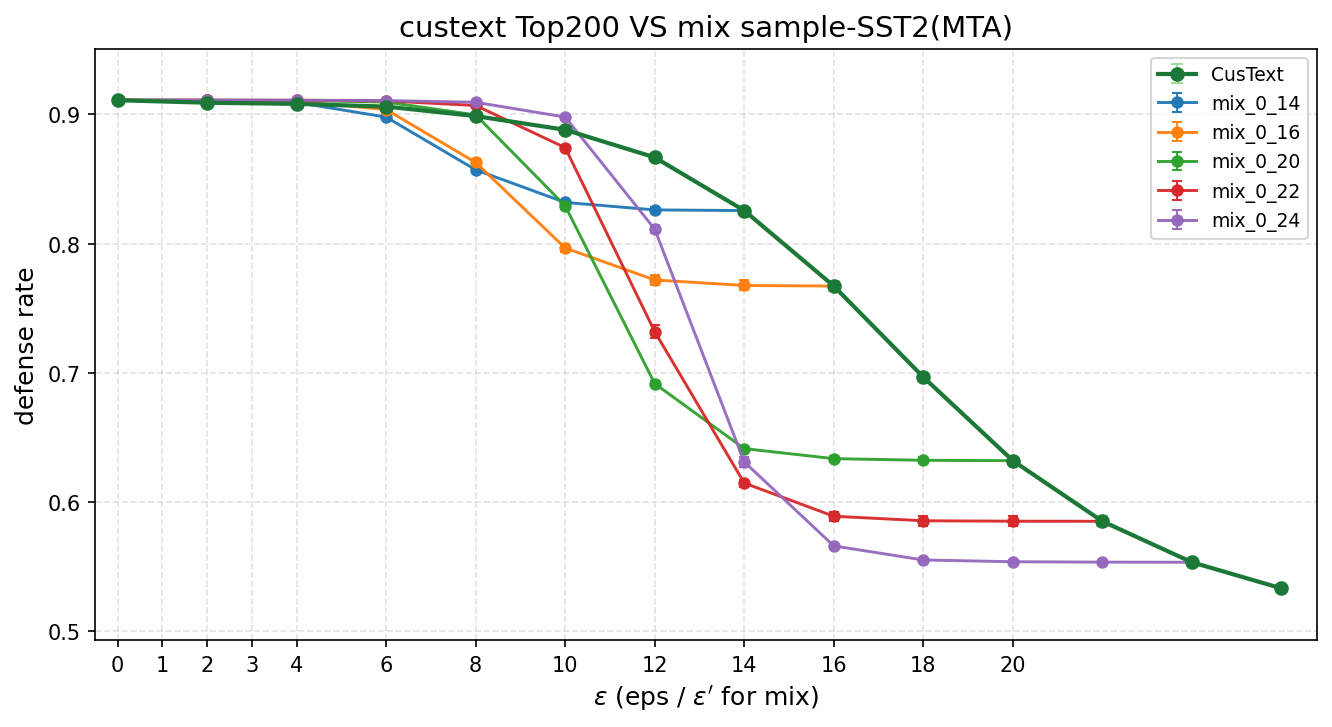

This chart was generated by the following Python code:
#!/usr/bin/env python3
# -*- coding: utf-8 -*-
"""
Custext（单 eps 脱敏）与 mix sample amplification 的 defense rate 对比图。

- 横轴：ε（CusText 用汇总表中的 eps；mix 用 eps_prime）
- 纵轴：defense rate（CusText 用「平均值」列；mix 用 defense_rate_mean）
- CusText：attack_results/attack_summary_by_eps.csv（aggregate_attack_summary_by_eps.py 产出）
- Mix：attack_results_mixed/mix_*/attack_summary_by_eps_prime.csv（可多组）
- 横轴主刻度固定为 0,1,2,3,4,6,8,10,12,14,16,18,20（无 5）；若有 no sanitized 点则右侧追加 ∞

用法:
  python3 plot_custext_vs_mix_sample.py
  python3 plot_custext_vs_mix_sample.py --out ./attack_results_mixed/plot_custext_vs_mix_sample.png
"""

import argparse
import math
import os
import re
from pathlib import Path
from typing import List, Optional

import matplotlib.pyplot as plt
import numpy as np
import pandas as pd


def _is_inf_eps(series: pd.Series) -> pd.Series:
    s = series.astype(str).str.strip().str.lower()
    mask_str = s.isin(["inf", "infinity"])
    num = pd.to_numeric(series, errors="coerce")
    arr = num.to_numpy(dtype=float, na_value=np.nan)
    mask_num = np.isinf(arr)
    return pd.Series(mask_str.to_numpy() | mask_num, index=series.index)


def _fmt_eps_num(x: float) -> str:
    if abs(x - round(x)) < 1e-9:
        return str(int(round(x)))
    return str(x)


def mix_folder_to_label(folder_name: str) -> str:
    """mix_0.0_14.0 -> mix_0_14（整数端点用整数显示）。"""
    m = re.match(r"^mix_([\d.]+)_([\d.]+)$", folder_name)
    if not m:
        return folder_name
    lo, hi = float(m.group(1)), float(m.group(2))
    return f"mix_{_fmt_eps_num(lo)}_{_fmt_eps_num(hi)}"


def discover_mix_csvs(mixed_root: Path) -> List[Path]:
    paths = sorted(mixed_root.glob("mix_*/attack_summary_by_eps_prime.csv"))
    return [p for p in paths if p.is_file()]


# 横轴主刻度：0,1,2,3,4,6,8,...,20（无 5）；不含 step=5 的默认刻度
DEFAULT_FINITE_XTICKS = (0, 1, 2, 3, 4, 6, 8, 10, 12, 14, 16, 18, 20)


def main():
    root = Path(os.path.dirname(os.path.abspath(__file__)))
    parser = argparse.ArgumentParser(description="Custext vs mix sample: defense rate vs eps")
    parser.add_argument(
        "--custext",
        type=str,
        default=str(root / "attack_results" / "attack_summary_by_eps.csv"),
        help="CusText 按 eps 汇总 CSV（含 eps, 平均值, 标准差）",
    )
    parser.add_argument(
        "--mixed-root",
        type=str,
        default=str(root / "attack_results_mixed"),
        help="含 mix_* 子目录的根路径",
    )
    parser.add_argument(
        "--mix-csv",
        type=str,
        nargs="*",
        default=None,
        help="显式指定若干 attack_summary_by_eps_prime.csv；默认自动扫描 mixed-root 下各 mix_*",
    )
    parser.add_argument(
        "--out",
        type=str,
        default=str(root / "plot_custext_vs_mix_sample_MTA.png"),
        help="输出图片路径",
    )
    parser.add_argument("--no-errorbar", action="store_true", help="不画标准差误差棒")
    args = parser.parse_args()

    custext_path = Path(args.custext).resolve()
    if not custext_path.is_file():
        raise SystemExit(f"未找到 CusText 汇总文件: {custext_path}")

    df_c = pd.read_csv(custext_path)
    req = {"eps", "平均值", "标准差"}
    if not req.issubset(df_c.columns):
        raise SystemExit(f"CusText CSV 需包含列: {req}")

    inf_m = _is_inf_eps(df_c["eps"])
    df_cf = df_c[~inf_m].copy()
    df_ci = df_c[inf_m].copy()

    mixed_root = Path(args.mixed_root).resolve()
    if args.mix_csv:
        mix_paths = [Path(p).resolve() for p in args.mix_csv]
    else:
        mix_paths = discover_mix_csvs(mixed_root)
    if not mix_paths:
        raise SystemExit(f"未找到 mix 汇总 CSV（{mixed_root}/mix_*/attack_summary_by_eps_prime.csv）")

    fig, ax = plt.subplots(figsize=(9, 5))

    max_x = 0.0
    x_inf_plot: Optional[float] = None
    color_custext = "#1b7837"
    color_inf = "#762a83"

    if len(df_cf) > 0:
        eps = df_cf["eps"].astype(float).values
        y = df_cf["平均值"].astype(float).values
        yerr = df_cf["标准差"].astype(float).values
        max_x = max(max_x, float(np.nanmax(eps)))
        if not args.no_errorbar:
            ax.errorbar(
                eps,
                y,
                yerr=yerr,
                fmt="o-",
                capsize=3,
                markersize=6,
                linewidth=2.0,
                color=color_custext,
                ecolor="#a6dba0",
                elinewidth=1,
                label="CusText",
                zorder=4,
            )
        else:
            ax.plot(eps, y, "o-", markersize=6, linewidth=2.0, color=color_custext, label="CusText", zorder=4)

    if len(df_ci) > 0:
        row = df_ci.iloc[0]
        yb = float(row["平均值"])
        yerr_b = float(row["标准差"])
        if math.isnan(yerr_b):
            yerr_b = 0.0
        x_inf = max_x + 2.0 if max_x > 0 else 2.0
        x_inf_plot = x_inf
        if not args.no_errorbar and yerr_b > 0:
            ax.errorbar(
                [x_inf],
                [yb],
                yerr=[yerr_b],
                fmt="s",
                capsize=4,
                markersize=7,
                color=color_inf,
                ecolor="#c2a5cf",
                elinewidth=1.2,
                label="no sanitized",
                zorder=5,
            )
        else:
            ax.scatter(
                [x_inf],
                [yb],
                s=70,
                marker="s",
                color=color_inf,
                edgecolors="white",
                linewidths=0.8,
                zorder=5,
                label="no sanitized",
            )
        max_x = max(max_x, x_inf)

    cmap = plt.get_cmap("tab10")
    for i, csv_path in enumerate(mix_paths):
        if not csv_path.is_file():
            raise SystemExit(f"文件不存在: {csv_path}")
        dm = pd.read_csv(csv_path)
        need = {"eps_prime", "defense_rate_mean", "defense_rate_std"}
        if not need.issubset(dm.columns):
            raise SystemExit(f"{csv_path} 需包含列: {need}")
        folder = csv_path.parent.name
        label = mix_folder_to_label(folder)
        xp = dm["eps_prime"].astype(float).values
        yp = dm["defense_rate_mean"].astype(float).values
        err = dm["defense_rate_std"].astype(float).values
        max_x = max(max_x, float(np.nanmax(xp)) if len(xp) else 0.0)
        c = cmap(i % 10)
        if not args.no_errorbar:
            ax.errorbar(
                xp,
                yp,
                yerr=err,
                fmt="o-",
                capsize=2.5,
                markersize=5,
                linewidth=1.4,
                color=c,
                ecolor=c,
                alpha=0.95,
                elinewidth=0.9,
                label=label,
                zorder=3,
            )
        else:
            ax.plot(xp, yp, "o-", markersize=5, linewidth=1.4, color=c, label=label, zorder=3)

    ax.set_xlabel(r"$\epsilon$ (eps / $\epsilon'$ for mix)", fontsize=12)
    ax.set_ylabel("defense rate", fontsize=12)
    ax.set_title("custext Top200 VS mix sample-SST2(MTA)", fontsize=14)
    ax.grid(True, linestyle="--", alpha=0.35)
    ax.legend(loc="best", fontsize=9)

    all_y: List[float] = []
    if len(df_cf) > 0:
        all_y.extend(df_cf["平均值"].astype(float).tolist())
    if len(df_ci) > 0:
        all_y.append(float(df_ci.iloc[0]["平均值"]))
    for csv_path in mix_paths:
        dm = pd.read_csv(csv_path)
        all_y.extend(dm["defense_rate_mean"].astype(float).tolist())

    if all_y:
        lo = max(0.0, float(np.min(all_y)) - 0.04)
        hi = min(1.0, float(np.max(all_y)) + 0.04)
        if hi - lo < 0.08:
            mid = 0.5 * (lo + hi)
            lo, hi = max(0.0, mid - 0.2), min(1.0, mid + 0.2)
        ax.set_ylim(lo, hi)

    ax.set_xlim(-0.5, max_x + 0.8)

    tick_pos = list(DEFAULT_FINITE_XTICKS)
    tick_lbl = [str(int(t)) for t in tick_pos]
    if x_inf_plot is not None:
        tick_pos.append(x_inf_plot)
        tick_lbl.append(r"$\infty$")
    ax.set_xticks(tick_pos)
    ax.set_xticklabels(tick_lbl)

    fig.tight_layout()
    out_path = Path(args.out).resolve()
    out_path.parent.mkdir(parents=True, exist_ok=True)
    fig.savefig(out_path, dpi=150, bbox_inches="tight")
    print(f"Saved: {out_path}")
    plt.close(fig)


if __name__ == "__main__":
    main()
